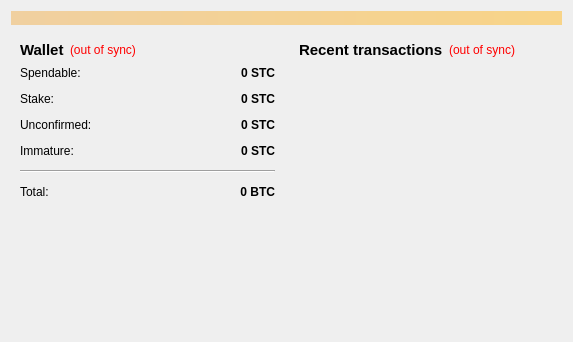
<?xml version="1.0" encoding="UTF-8"?>
<ui version="4.0">
 <class>OverviewPage</class>
 <widget class="QWidget" name="OverviewPage">
  <property name="geometry">
   <rect>
    <x>0</x>
    <y>0</y>
    <width>573</width>
    <height>342</height>
   </rect>
  </property>
  <property name="windowTitle">
   <string>Form</string>
  </property>
  <layout class="QVBoxLayout" name="topLayout">
   <item>
    <widget class="QLabel" name="labelAlerts">
     <property name="visible">
      <bool>false</bool>
     </property>
     <property name="styleSheet">
      <string notr="true">background-color: qlineargradient(x1: 0, y1: 0, x2: 1, y2: 0, stop:0 #F0D0A0, stop:1 #F8D488);  color:#000000
</string>
     </property>
     <property name="wordWrap">
      <bool>true</bool>
     </property>
     <property name="margin">
      <number>3</number>
     </property>
    </widget>
   </item>
   <item>
    <layout class="QHBoxLayout" name="horizontalLayout" stretch="1,1">
     <item>
      <layout class="QVBoxLayout" name="verticalLayout_2">
       <item>
        <widget class="QWidget" name="widget" native="true">
         <layout class="QVBoxLayout" name="verticalLayout_4">
          <item>
           <layout class="QHBoxLayout" name="horizontalLayout_4">
            <item>
             <widget class="QLabel" name="label_5">
              <property name="font">
               <font>
                <pointsize>11</pointsize>
                <weight>75</weight>
                <bold>true</bold>
               </font>
              </property>
              <property name="text">
               <string>Wallet</string>
              </property>
             </widget>
            </item>
            <item>
             <widget class="QLabel" name="labelWalletStatus">
              <property name="toolTip">
               <string>The displayed information may be out of date. Your wallet automatically synchronizes with the SynchrotronCoin network after a connection is established, but this process has not completed yet.</string>
              </property>
              <property name="styleSheet">
               <string notr="true">QLabel { color: red; }</string>
              </property>
              <property name="text">
               <string notr="true">(out of sync)</string>
              </property>
              <property name="alignment">
               <set>Qt::AlignLeading|Qt::AlignLeft|Qt::AlignVCenter</set>
              </property>
             </widget>
            </item>
            <item>
             <spacer name="horizontalSpacer_2">
              <property name="orientation">
               <enum>Qt::Horizontal</enum>
              </property>
              <property name="sizeHint" stdset="0">
               <size>
                <width>40</width>
                <height>20</height>
               </size>
              </property>
             </spacer>
            </item>
           </layout>
          </item>
          <item>
           <layout class="QFormLayout" name="formLayout_2">
            <property name="fieldGrowthPolicy">
             <enum>QFormLayout::AllNonFixedFieldsGrow</enum>
            </property>
            <property name="horizontalSpacing">
             <number>12</number>
            </property>
            <property name="verticalSpacing">
             <number>12</number>
            </property>
            <item row="0" column="0">
             <widget class="QLabel" name="label">
              <property name="text">
               <string>Spendable:</string>
              </property>
             </widget>
            </item>
            <item row="0" column="1">
             <widget class="QLabel" name="labelBalance">
              <property name="font">
               <font>
                <weight>75</weight>
                <bold>true</bold>
               </font>
              </property>
              <property name="cursor">
               <cursorShape>IBeamCursor</cursorShape>
              </property>
              <property name="toolTip">
               <string>Your current spendable balance</string>
              </property>
              <property name="text">
               <string notr="true">0 STC</string>
              </property>
              <property name="alignment">
               <set>Qt::AlignRight|Qt::AlignTrailing|Qt::AlignVCenter</set>
              </property>
              <property name="textInteractionFlags">
               <set>Qt::LinksAccessibleByMouse|Qt::TextSelectableByKeyboard|Qt::TextSelectableByMouse</set>
              </property>
             </widget>
            </item>
            <item row="1" column="0">
             <widget class="QLabel" name="label_6">
              <property name="text">
               <string>Stake:</string>
              </property>
             </widget>
            </item>
            <item row="1" column="1">
             <widget class="QLabel" name="labelStake">
              <property name="font">
               <font>
                <weight>75</weight>
                <bold>true</bold>
               </font>
              </property>
              <property name="cursor">
               <cursorShape>IBeamCursor</cursorShape>
              </property>
              <property name="toolTip">
               <string>Total of coins that was staked, and do not yet count toward the current balance</string>
              </property>
              <property name="text">
               <string notr="true">0 STC</string>
              </property>
              <property name="alignment">
               <set>Qt::AlignRight|Qt::AlignTrailing|Qt::AlignVCenter</set>
              </property>
              <property name="textInteractionFlags">
               <set>Qt::LinksAccessibleByMouse|Qt::TextSelectableByKeyboard|Qt::TextSelectableByMouse</set>
              </property>
             </widget>
            </item>
            <item row="2" column="0">
             <widget class="QLabel" name="label_3">
              <property name="text">
               <string>Unconfirmed:</string>
              </property>
             </widget>
            </item>
            <item row="2" column="1">
             <widget class="QLabel" name="labelUnconfirmed">
              <property name="font">
               <font>
                <weight>75</weight>
                <bold>true</bold>
               </font>
              </property>
              <property name="cursor">
               <cursorShape>IBeamCursor</cursorShape>
              </property>
              <property name="toolTip">
               <string>Total of transactions that have yet to be confirmed, and do not yet count toward the current balance</string>
              </property>
              <property name="text">
               <string notr="true">0 STC</string>
              </property>
              <property name="alignment">
               <set>Qt::AlignRight|Qt::AlignTrailing|Qt::AlignVCenter</set>
              </property>
              <property name="textInteractionFlags">
               <set>Qt::LinksAccessibleByMouse|Qt::TextSelectableByKeyboard|Qt::TextSelectableByMouse</set>
              </property>
             </widget>
            </item>
            <item row="3" column="0">
             <widget class="QLabel" name="labelImmatureText">
              <property name="text">
               <string>Immature:</string>
              </property>
             </widget>
            </item>
            <item row="3" column="1">
             <widget class="QLabel" name="labelImmature">
              <property name="font">
               <font>
                <weight>75</weight>
                <bold>true</bold>
               </font>
              </property>
              <property name="toolTip">
               <string>Mined balance that has not yet matured</string>
              </property>
              <property name="text">
               <string notr="true">0 STC</string>
              </property>
              <property name="alignment">
               <set>Qt::AlignRight|Qt::AlignTrailing|Qt::AlignVCenter</set>
              </property>
              <property name="textInteractionFlags">
               <set>Qt::LinksAccessibleByMouse|Qt::TextSelectableByKeyboard|Qt::TextSelectableByMouse</set>
              </property>
             </widget>
            </item>
            <item row="4" column="0" colspan="2">
             <widget class="Line" name="line">
              <property name="orientation">
               <enum>Qt::Horizontal</enum>
              </property>
             </widget>
            </item>
            <item row="5" column="0">
             <widget class="QLabel" name="labelTotalText">
              <property name="text">
               <string>Total:</string>
              </property>
             </widget>
            </item>
            <item row="5" column="1">
             <widget class="QLabel" name="labelTotal">
              <property name="font">
               <font>
                <weight>75</weight>
                <bold>true</bold>
               </font>
              </property>
              <property name="cursor">
               <cursorShape>IBeamCursor</cursorShape>
              </property>
              <property name="toolTip">
               <string>Your current total balance</string>
              </property>
              <property name="text">
               <string notr="true">0 BTC</string>
              </property>
              <property name="alignment">
               <set>Qt::AlignRight|Qt::AlignTrailing|Qt::AlignVCenter</set>
              </property>
              <property name="textInteractionFlags">
               <set>Qt::LinksAccessibleByMouse|Qt::TextSelectableByKeyboard|Qt::TextSelectableByMouse</set>
              </property>
             </widget>
            </item>
           </layout>
          </item>
         </layout>
        </widget>
       </item>
       <item>
        <spacer name="verticalSpacer">
         <property name="orientation">
          <enum>Qt::Vertical</enum>
         </property>
         <property name="sizeHint" stdset="0">
          <size>
           <width>20</width>
           <height>40</height>
          </size>
         </property>
        </spacer>
       </item>
      </layout>
     </item>
     <item>
      <layout class="QVBoxLayout" name="verticalLayout_3">
       <item>
        <widget class="QWidget" name="widget_2" native="true">
         <layout class="QVBoxLayout" name="verticalLayout">
          <item>
           <layout class="QHBoxLayout" name="horizontalLayout_2">
            <item>
             <widget class="QLabel" name="label_4">
              <property name="font">
               <font>
                <pointsize>11</pointsize>
                <weight>75</weight>
                <bold>true</bold>
               </font>
              </property>
              <property name="text">
               <string>&lt;b&gt;Recent transactions&lt;/b&gt;</string>
              </property>
             </widget>
            </item>
            <item>
             <widget class="QLabel" name="labelTransactionsStatus">
              <property name="toolTip">
               <string>The displayed information may be out of date. Your wallet automatically synchronizes with the SynchrotronCoin network after a connection is established, but this process has not completed yet.</string>
              </property>
              <property name="styleSheet">
               <string notr="true">QLabel { color: red; }</string>
              </property>
              <property name="text">
               <string notr="true">(out of sync)</string>
              </property>
              <property name="alignment">
               <set>Qt::AlignRight|Qt::AlignTrailing|Qt::AlignVCenter</set>
              </property>
             </widget>
            </item>
            <item>
             <spacer name="horizontalSpacer">
              <property name="orientation">
               <enum>Qt::Horizontal</enum>
              </property>
              <property name="sizeHint" stdset="0">
               <size>
                <width>40</width>
                <height>20</height>
               </size>
              </property>
             </spacer>
            </item>
           </layout>
          </item>
          <item>
           <widget class="QListView" name="listTransactions">
            <property name="styleSheet">
             <string notr="true">QListView { background: transparent; }</string>
            </property>
            <property name="frameShape">
             <enum>QFrame::NoFrame</enum>
            </property>
            <property name="verticalScrollBarPolicy">
             <enum>Qt::ScrollBarAlwaysOff</enum>
            </property>
            <property name="horizontalScrollBarPolicy">
             <enum>Qt::ScrollBarAlwaysOff</enum>
            </property>
            <property name="selectionMode">
             <enum>QAbstractItemView::NoSelection</enum>
            </property>
           </widget>
          </item>
         </layout>
        </widget>
       </item>
      </layout>
     </item>
    </layout>
   </item>
  </layout>
 </widget>
 <resources/>
 <connections/>
</ui>
